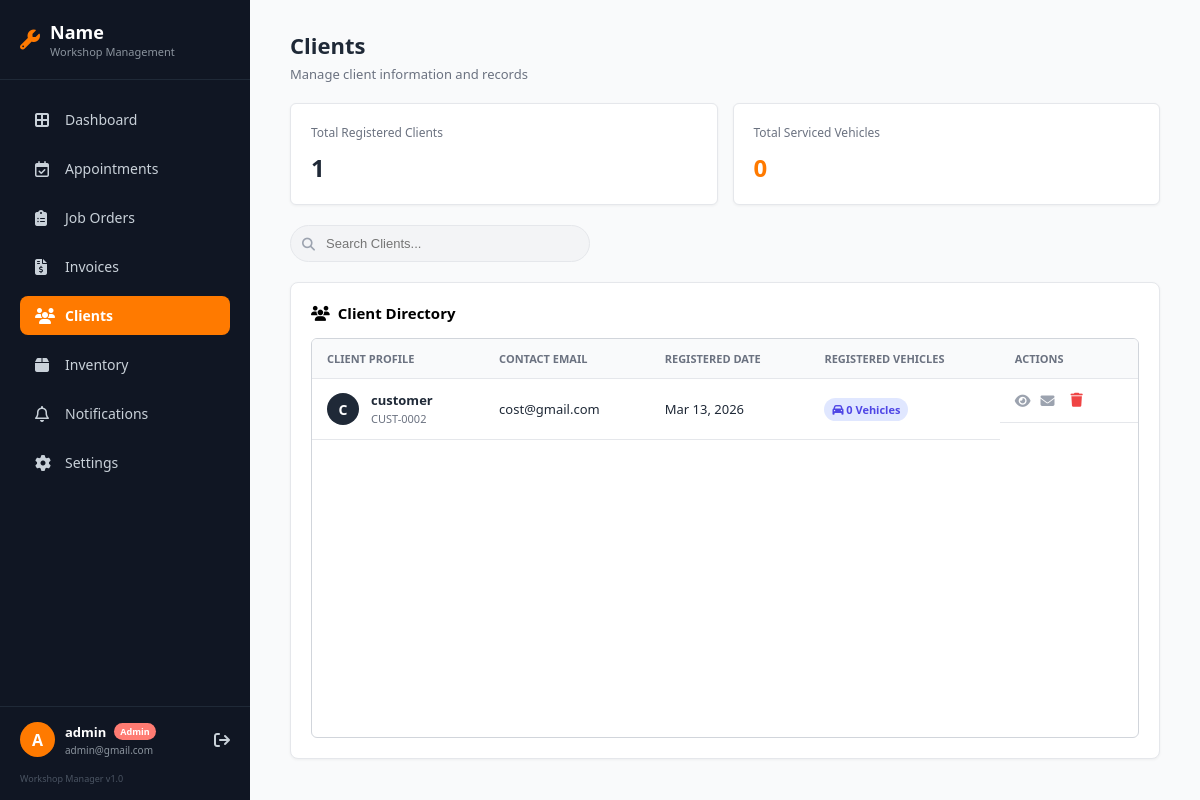
The page /clients.php (signed in) on the database its author committed.
### tables this page shows
CREATE TABLE `users` (
  `id` int(11) NOT NULL,
  `role` enum('Customer','Admin') NOT NULL DEFAULT 'Customer',
  `full_name` varchar(100) NOT NULL,
  `username` varchar(50) NOT NULL,
  `email` varchar(100) NOT NULL,
  `password` varchar(255) NOT NULL,
  `created_at` timestamp NOT NULL DEFAULT current_timestamp()
);

### clients.php (the view, shortened to what this page needs)
<?php
require 'db.php';
$adminName = $_SESSION['username'] ?? 'Admin';
$adminEmail = 'admin@gmail.com';
$totalClients = $pdo->query("SELECT COUNT(*) FROM users WHERE role = 'Customer'")->fetchColumn();
$totalVehicles = $pdo->query("SELECT COUNT(*) FROM vehicles")->fetchColumn();
?>
<!DOCTYPE html>
<html lang="en">
<head>
    <link rel="stylesheet" href="https://cdnjs.cloudflare.com/ajax/libs/font-awesome/6.4.0/css/all.min.css">
</head>
<body>
    <aside class="sidebar">
        <div class="sidebar-header">
            <i class="fa-solid fa-wrench" style="color: var(--primary-orange); font-size: 20px;"></i>
            <div>
                <h2>Name</h2>
                <p>Workshop Management</p>
            </div>
        </div>
        <ul class="nav-links">
            <li><a href="admin_dashboard.php"><i class="fa-solid fa-border-all"></i> Dashboard</a></li>
            <li><a href="appointments.php"><i class="fa-regular fa-calendar-check"></i> Appointments</a></li>
            <li><a href="job_orders.php"><i class="fa-solid fa-clipboard-list"></i> Job Orders</a></li>
            <li><a href="invoices.php"><i class="fa-solid fa-file-invoice-dollar"></i> Invoices</a></li>
            <li><a href="clients.php" class="active"><i class="fa-solid fa-users"></i> Clients</a></li>
            <li><a href="inventory.php"><i class="fa-solid fa-box"></i> Inventory</a></li>
            <li><a href="notifications.php"><i class="fa-regular fa-bell"></i> Notifications</a></li>
            <li><a href="settings.php"><i class="fa-solid fa-gear"></i> Settings</a></li>
        </ul>
        <div class="user-profile-container">
            <div class="user-profile">
                <div class="avatar"><?php echo strtoupper(substr($adminName, 0, 1)); ?></div>
                <div class="user-info">
                    <h4><?php echo htmlspecialchars($adminName); ?> <span class="admin-badge">Admin</span></h4>
                    <p><?php echo htmlspecialchars($adminEmail); ?></p>
                </div>
                <a href="index.php" class="logout-btn" title="Logout"><i class="fa-solid fa-arrow-right-from-bracket"></i></a>
            </div>
            <div class="app-version">Workshop Manager v1.0</div>
        </div>
    </aside>
    <main class="main-content">
        <div class="top-header">
            <div>
                <h1>Clients</h1>
                <p>Manage client information and records</p>
            </div>
        </div>
        <div class="stats-grid" style="display: grid; grid-template-columns: repeat(2, 1fr); gap: 15px; margin-bottom: 20px;">
            <div class="stat-card" style="background: #fff; padding: 20px; border-radius: 6px; border: 1px solid var(--border-color);">
                <p style="margin: 0 0 10px 0; font-size: 12px; color: var(--text-muted);">Total Registered Clients</p>
                <h3 style="margin: 0; font-size: 24px; color: var(--text-dark);"><?php echo $totalClients; ?></h3>
            </div>
            <div class="stat-card" style="background: #fff; padding: 20px; border-radius: 6px; border: 1px solid var(--border-color);">
                <p style="margin: 0 0 10px 0; font-size: 12px; color: var(--text-muted);">Total Serviced Vehicles</p>
                <h3 style="margin: 0; font-size: 24px; color: var(--primary-orange);"><?php echo $totalVehicles; ?></h3>
            </div>
        </div>
        <div class="search-container" style="position: relative; max-width: 300px; margin-bottom: 20px;">
            <i class="fa-solid fa-magnifying-glass" style="position: absolute; left: 12px; top: 50%; transform: translateY(-50%); color: #9ca3af;"></i>
            <input type="text" placeholder="Search Clients..." style="width: 100%; padding: 10px 35px; border: 1px solid var(--border-color); border-radius: 20px; outline: none;">
        </div>
        <div class="table-card">
            <div class="table-card-header">
                <h2><i class="fa-solid fa-users"></i> Client Directory</h2>
            </div>
            <div class="table-wrapper">
                <table>
                    <thead>
                        <tr>
                            <th>Client Profile</th>
                            <th>Contact Email</th>
                            <th>Registered Date</th>
                            <th>Registered Vehicles</th>
                            <th>Actions</th>
                        </tr>
                    </thead>
                    <tbody>
                        <?php
                        $query = "
                            SELECT u.id, u.full_name, u.email, u.created_at,
                                   COUNT(v.id) as vehicle_count
                            FROM users u
                            LEFT JOIN vehicles v ON u.id = v.user_id
                            WHERE u.role = 'Customer'
                            GROUP BY u.id
                            ORDER BY u.created_at DESC
                        ";
                        $stmt = $pdo->query($query);
                        $clients = $stmt->fetchAll();
                        if (count($clients) > 0) {
                            foreach ($clients as $client) {
                                $initial = strtoupper(substr($client['full_name'], 0, 1));
                                $joinDate = date("M d, Y", strtotime($client['created_at']));
                                echo "<tr>";
                                echo "<td>
                                        <div class='client-cell'>
                                            <div class='client-avatar'>{$initial}</div>
                                            <div class='client-details'>
                                                <strong>" . htmlspecialchars($client['full_name']) . "</strong>
                                                <span>CUST-" . str_pad($client['id'], 4, '0', STR_PAD_LEFT) . "</span>
                                            </div>
                                        </div>
                                      </td>";
                                echo "<td>" . htmlspecialchars($client['email']) . "</td>";
                                echo "<td>{$joinDate}</td>";
                                echo "<td><span class='vehicle-badge'><i class='fa-solid fa-car'></i> {$client['vehicle_count']} Vehicles</span></td>";
                                echo "<td style='display: flex; gap: 5px;'>
                                        <a href='view_client.php?id={$client['id']}' class='action-btn' title='View Profile' style='text-decoration: none;'>
                                            <i class='fa-solid fa-eye'></i>
                                        </a>
                                        <a href='mailto:" . htmlspecialchars($client['email']) . "' class='action-btn' title='Send Email' style='text-decoration: none;'>
                                            <i class='fa-solid fa-envelope'></i>
                                        </a>
                                        <form method='POST' style='display:inline; margin: 0;' onsubmit=\"return confirm('Are you sure you want to delete this client? This will permanently erase their vehicles and service history.');\">
                                            <input type='hidden' name='delete_client' value='1'>
                                            <input type='hidden' name='client_id' value='{$client['id']}'>
                                            <button type='submit' class='action-btn' title='Delete Client' style='color: #ef4444;'>
                                                <i class='fa-solid fa-trash'></i>
                                            </button>
                                        </form>
                                      </td>";
                                echo "</tr>";
                            }
                        } else {
                            echo "<tr><td colspan='5' style='text-align:center; padding: 20px; color: var(--text-muted);'>No clients registered yet.</td></tr>";
                        }
                        ?>
                    </tbody>
                </table>
            </div>
        </div>
    </main>
</body>
</html>

### rows shown on the page
users: full_name "C", full_name "customer", id "0002", email "cost@gmail.com", created_at "Mar 13, 2026", vehicle_count "0"

### other values the page prints
substr($adminName, 0, 1) "A"
$adminName "admin"
$adminEmail "admin@gmail.com"
$totalClients "1"
$totalVehicles "0"
